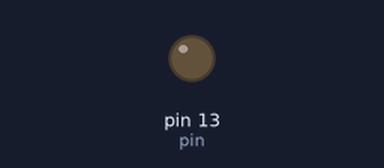
The program below on a simulated MicroPython board. Parts: output pins drawn as LEDs (lit = HIGH).

Above: at 1.2 s.
At 4.05 s:
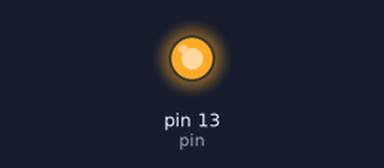
Timing chart, 0 to 4.3 s (numbered marks = the images above):
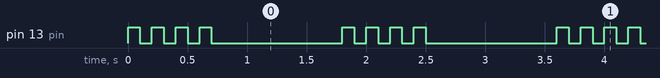

The program:

main5.py
```python
# 有源蜂鸣器 示例代码

from machine import Pin
import time

# 13引脚为输出口
pin = Pin(13, Pin.OUT)

def main():
    pin.value(0)

    while True:
        for i in range(4):
            pin.value(1)
            time.sleep_ms(100)
            pin.value(0)
            time.sleep_ms(100)
        time.sleep_ms(1000)

if __name__ == '__main__':
    main()
```

Measured:
- by itself, pin 13 (pin): repeats every 1.8 s: 3 × (LOW 0.10 s, HIGH 0.10 s), LOW 1.1 s, HIGH 0.10 s
- by itself, everything shown: repeats every 1.8 s, in 8 steps
